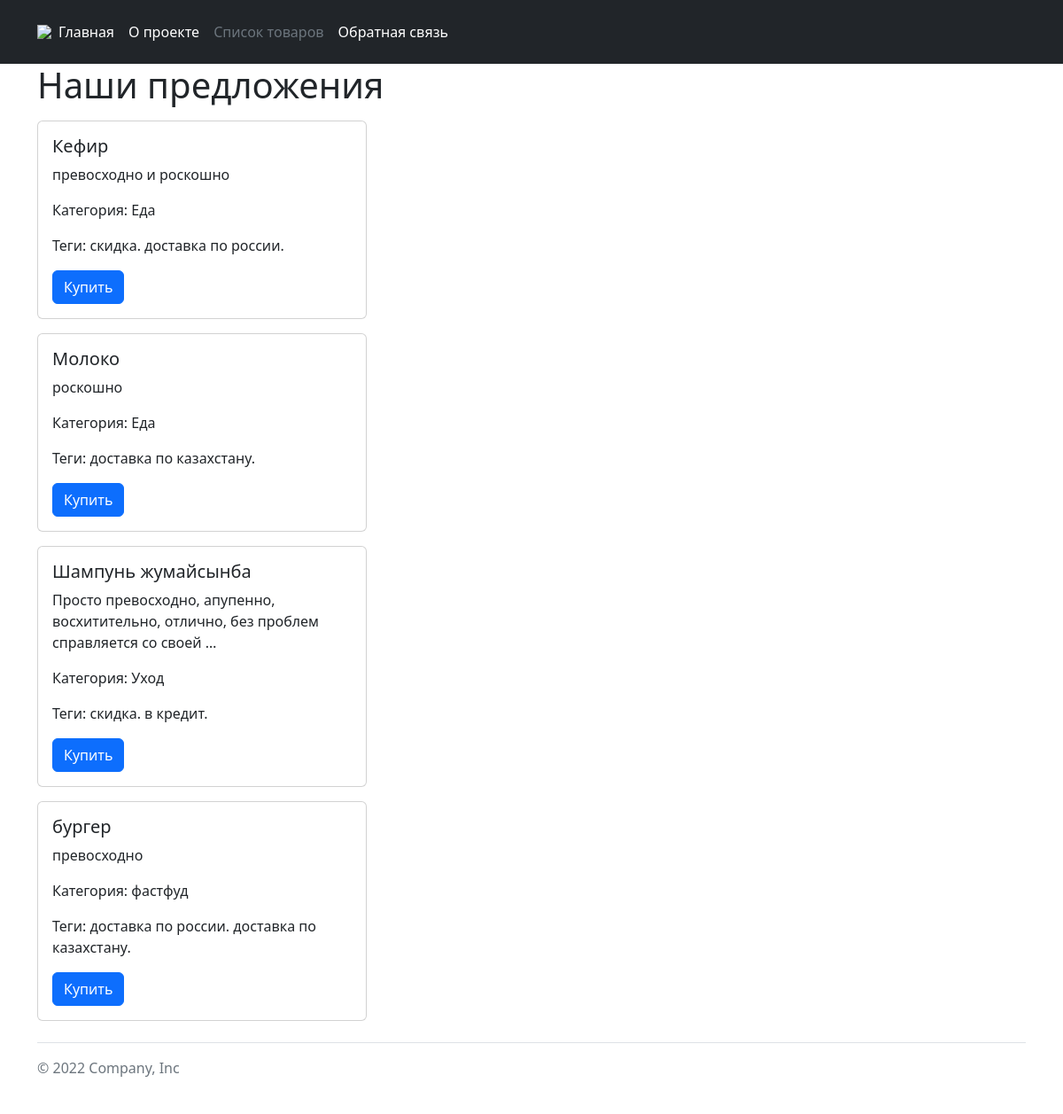
Page /catalog/ on the committed database.
### catalog/models.py (models this page shows, shortened)
class catalog_item(catalog):
    text = HTMLField(
        validators=[validate_must_be_param('превосходно', 'роскошно')],
        verbose_name="описание",
        help_text="должно содержаться слово превосходно или роскошно"
    )
    objects = ItemManager()
    category = models.ForeignKey(
        catalog_category(),
        on_delete=models.CASCADE,
        verbose_name="категория",
        help_text="выберете категорию"
    )
    tags = models.ManyToManyField(
        catalog_tag(),
        verbose_name="теги"
    )
    is_on_main = models.BooleanField(
        default=False,
        verbose_name="в главном"
    )
    class Meta:
        verbose_name = "товар"
        verbose_name_plural = "товары"

class catalog_tag(catalog_slug):
    class Meta:
        verbose_name = "тег"
        verbose_name_plural = "теги"

### core/models.py (models this page shows, shortened)
class catalog(models.Model):
    is_published = models.BooleanField(
        default=True,
        verbose_name="опубликовано"
    )
    name = models.CharField(
        max_length=150,
        verbose_name="название",
        help_text="максимально 150 символов"
    )
    class Meta:
        abstract = True

class catalog_slug(catalog):
    slug = models.SlugField(
        max_length=200,
        unique=True,
        verbose_name="название для url",
        help_text="максимальная длина - 200 символов, \
            только цифры, буквы латиницы и символы - и _"
    )

### catalog/views.py (the view)
# urls.py: path('', views.item_list, name='item_list'),
def item_list(request):
    items = Item.objects.catalog().order_by('name', 'category')
    context = {
        'items': items,
    }
    return render(request, 'catalog/item_list.html', context)

### catalog/models.py (called while the page is built)
    def catalog(self):
        return (
            self.get_queryset()
                .filter(is_published=True)
                .select_related('category')
                .order_by('category__name')
                .prefetch_related(
                    Prefetch('tags', queryset=catalog_tag.objects.all())
                )
        )

### templates/catalog/item_list.html
{% extends 'base.html' %}
{% load static %}
{% block content %}
    <div class="container">
        <h1>Наши предложения</h1>
        {% for item in items %}
        {% include "includes/item_card.html" %}
        {% endfor %}
    </div>
{% endblock %}

### templates/includes/item_card.html
{% with request.resolver_match.view_name as view_name %}
<div class="card item col-4 my-3">
    <div class="card-body">
        <h5 class="card-title">{{ item.name }}</h5>
        {% if view_name != 'catalog:item_detail' %}
            <p class="card-text">{{ item.text|truncatewords_html:10 }}</p>
        {% else %}
            <p class="card-text">{{ item.text }}</p>
        {% endif %}
        <p class="card-text">Категория: {{ item.category.name }}</p>
        <p class="card-text">
            Теги:
            {% for tag in item.tags.all %}
                {{ tag.name }}.
            {% endfor %}
        </p>
        <a href="#" class="btn btn-primary">Купить</a>
    </div>
</div>
{% endwith %}

### rows in the picture
catalog_item: name "Кефир", text "превосходно и роскошно", category.name "Еда"
catalog_tag: name "скидка"
catalog_tag: name "доставка по россии"
catalog_item: name "Молоко", text "роскошно", category.name "Еда"
catalog_tag: name "доставка по казахстану"
catalog_item: name "Шампунь жумайсынба", text "Просто превосходно, апупенно, восхитительно, отлично, без проблем справляется со своей …", category.name "Уход"
catalog_tag: name "в кредит"
catalog_item: name "бургер", text "превосходно", category.name "фастфуд"
